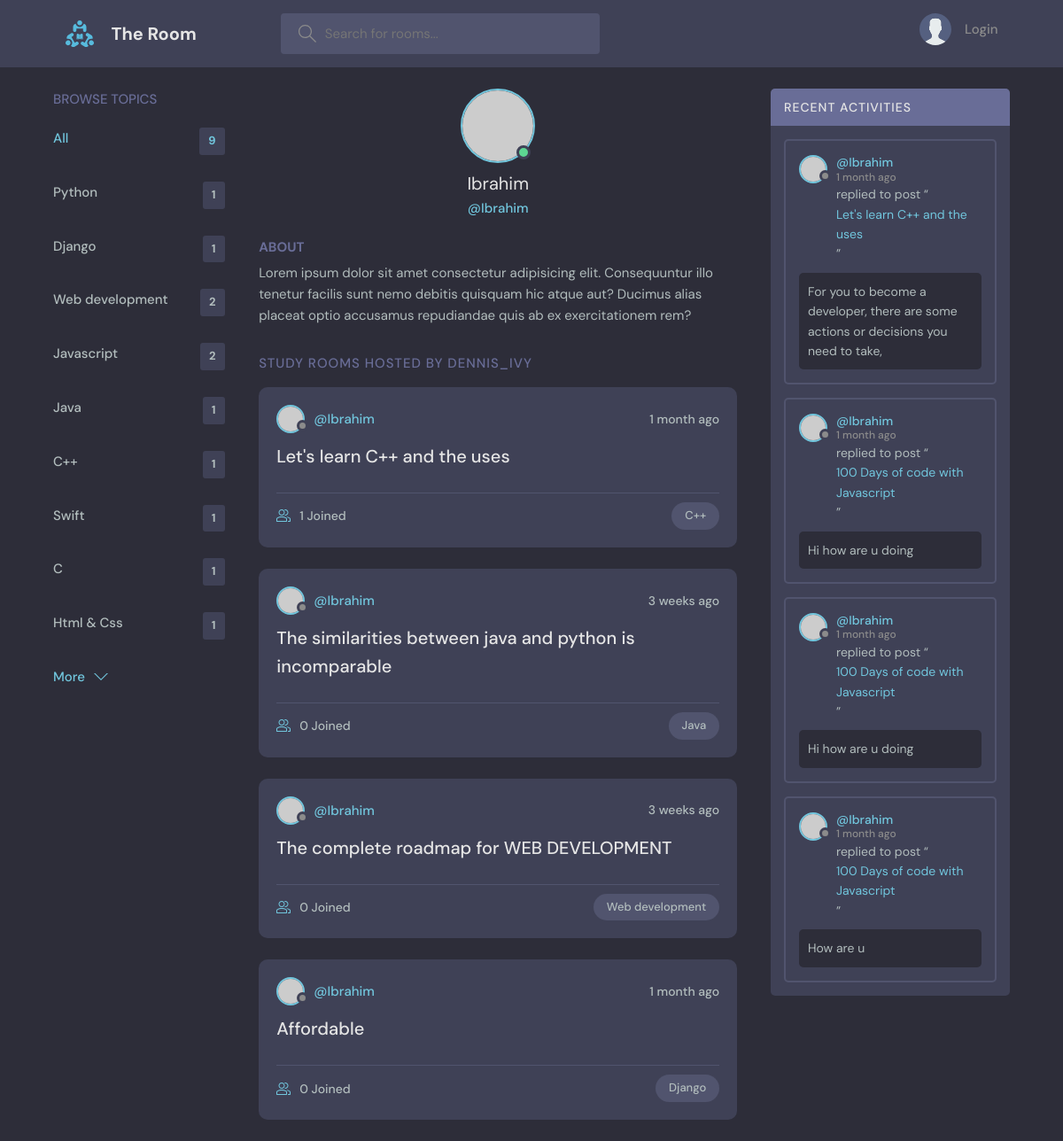
The page /profile/4/ on the database its author committed.
### base/models.py (models this page shows, shortened)
class Topic(models.Model):
    name = models.CharField(max_length=200)

class Room(models.Model):
    host = models.ForeignKey(User, on_delete=models.SET_NULL, null=True)
    topic = models.ForeignKey(Topic, on_delete=models.SET_NULL, null=True)
    name = models.CharField(max_length=200)
    description = models.TextField(null=True, blank=True)
    participants = models.ManyToManyField(User, related_name='participant', blank=True)
    updated = models.DateTimeField(auto_now=True)
    created = models.DateTimeField(auto_now_add=True)
    class Meta:
        ordering = ['-updated', '-created']
    def __str__(self):
        return self.name

class Message(models.Model):
    user = models.ForeignKey(User, on_delete=models.CASCADE)
    room = models.ForeignKey(Room, on_delete=models.CASCADE)
    body = models.TextField()
    updated = models.DateTimeField(auto_now=True)
    created = models.DateTimeField(auto_now_add=True)
    class Meta:
        ordering = ['-updated', '-created']

### base/views.py (the view)
# urls.py: path('profile/<str:pk>/', views.userProfile, name="user-profile"),
def userProfile(request, pk):
    user = User.objects.get(id=pk)
    rooms = user.room_set.all()
    room_messages = user.message_set.all()
    topics = Topic.objects.all()
    context = {'user': user, 'rooms': rooms, 'topics': topics, 'room_messages': room_messages}
    return render(request, 'base/profile.html', context)

### base/templates/base/profile.html (shortened to what this page needs)
{% extends 'main.html' %}
{% block content %}
  <main class="profile-page layout layout--3">
    <div class="container">
      {% include 'base/topics_component.html' %}
      <div class="roomList">
        <div class="profile">
          <div class="profile__avatar">
            <div class="avatar avatar--large active">
              <img src="https://randomuser.me/api/portraits/men/11.jpg" />
            </div>
          </div>
          <div class="profile__info">
            <h3>{{user.username}}</h3>
            <p>@{{user.username}}</p>
          </div>
          <div class="profile__about">
            <h3>About</h3>
            <p>
              Lorem ipsum dolor sit amet consectetur adipisicing elit. Consequuntur illo tenetur
              facilis sunt nemo debitis quisquam hic atque aut? Ducimus alias placeat optio
              accusamus repudiandae quis ab ex exercitationem rem?
            </p>
          </div>
        </div>
        <div class="roomList__header">
          <div>
            <h2>Study Rooms Hosted by dennis_ivy</a>
            </h2>
          </div>
        </div>
        {% include 'base/feed_component.html' %}
      </div>
      {% include 'base/activity_component.html' %}
    </div>
{% endblock %}

### Template/main.html (shortened to what this page needs)
<!DOCTYPE html>
{% load static %}
<html lang="en">
  <head>
    <link rel="stylesheet" href="{% static 'style/style.css' %}"/>
  </head>
  <body>
    {% include 'nav-bar.html' %}
    {% block content %}
    {% endblock %}
  </body>
</html>

### Template/nav-bar.html (shortened to what this page needs)
{% load static %}
<header class="header header--loggedIn">
    <div class="container">
      <a href="{% url 'home' %}" class="header__logo">
        <img src="{% static 'images/logo.svg' %}" />
        <h1>The Room</h1>
      </a>
      <form class="header__search" method="GET" action="{% url 'home' %}">
        <label>
          <input type="text" name="q" placeholder="Search for rooms..." />
        </label>
      </form>
      <nav class="header__menu">
        {% if request.user.is_authenticated %}
        <div class="header__user">
          <a href="{% url 'update-user' %}">
            <div class="avatar avatar--medium active">
              <img src="https://randomuser.me/api/portraits/men/37.jpg" />
            </div>
            <p>{{request.user.username}} <span>@{{request.user.username}}</span></p>
          </a>
          <button class="dropdown-button">
            <svg version="1.1" xmlns="http://www.w3.org/2000/svg" width="32" height="32" viewBox="0 0 32 32">
              <title>chevron-down</title>
              <path d="M16 21l-13-13h-3l16 16 16-16h-3l-13 13z"></path>
            </svg>
          </button>
        </div>
        {% else %}
        <a href="{% url 'login' %}">
          <img src="{% static 'images/avatar.svg' %}" />
          <p>Login</p>
        </a>
        {% endif %}
      </nav>
    </div>
  </header>

### base/templates/base/topics_component.html
{% load static %}
<div class="topics">
    <div class="topics__header">
      <h2>Browse Topics</h2>
    </div>
    <ul class="topics__list">
      <li>
        <a href="{% url 'home' %}" class="active">All <span>{{topics.count}}</span></a>
      </li>
      {% for topic in topics %}
      <li>
        <a href="{% url 'home' %}?q={{topic.name}}">{{topic.name}} <span>{{topic.room_set.all.count}}</span></a>
      </li>
      {% endfor %}
    </ul>
    <a class="btn btn--link" href="{% url 'topics' %}">
      More
      <svg version="1.1" xmlns="http://www.w3.org/2000/svg" width="32" height="32" viewBox="0 0 32 32">
        <title>chevron-down</title>
        <path d="M16 21l-13-13h-3l16 16 16-16h-3l-13 13z"></path>
      </svg>
    </a>
  </div>

### base/templates/base/feed_component.html (shortened to what this page needs)
{% for room in rooms %}
<div class="roomListRoom">
    <div class="roomListRoom__header">
      {% if room.host.id %}
      <a href="{% url 'user-profile' room.host.id %}" class="roomListRoom__author">
        <div class="avatar avatar--small">
          <img src="https://randomuser.me/api/portraits/women/11.jpg"/>
        </div>
        <span>@{{room.host.username}}</span>
      </a>
      <div class="roomListRoom__actions">
        <span>{{room.created|timesince}} ago</span>
      </div>
      {% endif %}
    </div>
    <div class="roomListRoom__content">
      <a href="{% url 'room' room.id %}">{{room.name}}</a>
    </div>
    <div class="roomListRoom__meta">
      <a href="{% url 'room' room.id %}" class="roomListRoom__joined">
        {{room.participants.all.count}} Joined
      </a>
      <p class="roomListRoom__topic">{{room.topic.name}}</p>
    </div>
  </div>
{% endfor %}

### base/templates/base/activity_component.html (shortened to what this page needs)
<div class="activities">
    <div class="activities__header">
      <h2>Recent Activities</h2>
    </div>
    {% for message in room_messages %}
    <div class="activities__box">
      <div class="activities__boxHeader roomListRoom__header">
        <a href="{% url 'user-profile' message.user.id %}" class="roomListRoom__author">
          <div class="avatar avatar--small">
            <img src="https://randomuser.me/api/portraits/women/11.jpg" />
          </div>
          <p>
            @{{message.user}}
            <span>{{message.created|timesince}} ago</span>
          </p>
        </a>
      </div>
      <div class="activities__boxContent">
        <p>replied to post “<a href="{% url 'room' message.room.id %}">{{message.room}}</a>”</p>
        <div class="activities__boxRoomContent">
          {{message.body}}
        </div>
      </div>
    </div>
    {% endfor %}
  </div>

### rows shown on the page
Topic: name "Python", room_set.all.count "1"
Topic: name "Django", room_set.all.count "1"
Topic: name "Web development", room_set.all.count "2"
Topic: name "Javascript", room_set.all.count "2"
Topic: name "Java", room_set.all.count "1"
Topic: name "C++", room_set.all.count "1"
Topic: name "Swift", room_set.all.count "1"
Topic: name "C", room_set.all.count "1"
Topic: name "Html & Css", room_set.all.count "1"
Room: host.username "Ibrahim", created "1 month", name "Let's learn C++ and the uses", participants.all.count "1", topic.name "C++"
Room: host.username "Ibrahim", created "3 weeks", name "The similarities between java and python is incomparable", participants.all.count "0", topic.name "Java"
Room: host.username "Ibrahim", created "3 weeks", name "The complete roadmap for WEB DEVELOPMENT", participants.all.count "0", topic.name "Web development"
Room: host.username "Ibrahim", created "1 month", name "Affordable", participants.all.count "0", topic.name "Django"
Message: user "Ibrahim", created "1 month", room "Let's learn C++ and the uses", body "For you to become a developer, there are some actions or decisions you need to take,"
Message: user "Ibrahim", created "1 month", room "100 Days of code with Javascript", body "Hi how are u doing"
Message: user "Ibrahim", created "1 month", room "100 Days of code with Javascript", body "Hi how are u doing"
Message: user "Ibrahim", created "1 month", room "100 Days of code with Javascript", body "How are u"

### other values the page prints
{{ topics.count }} "9"
{{ user.username }} "Ibrahim"
